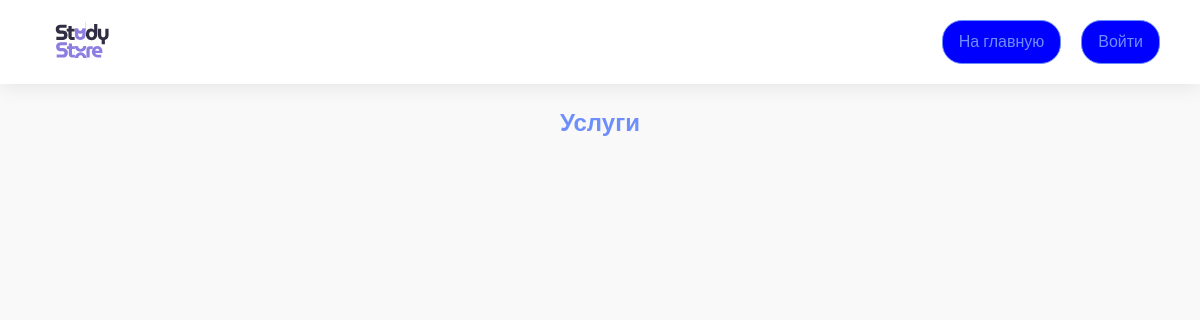
The app's page /, older data.
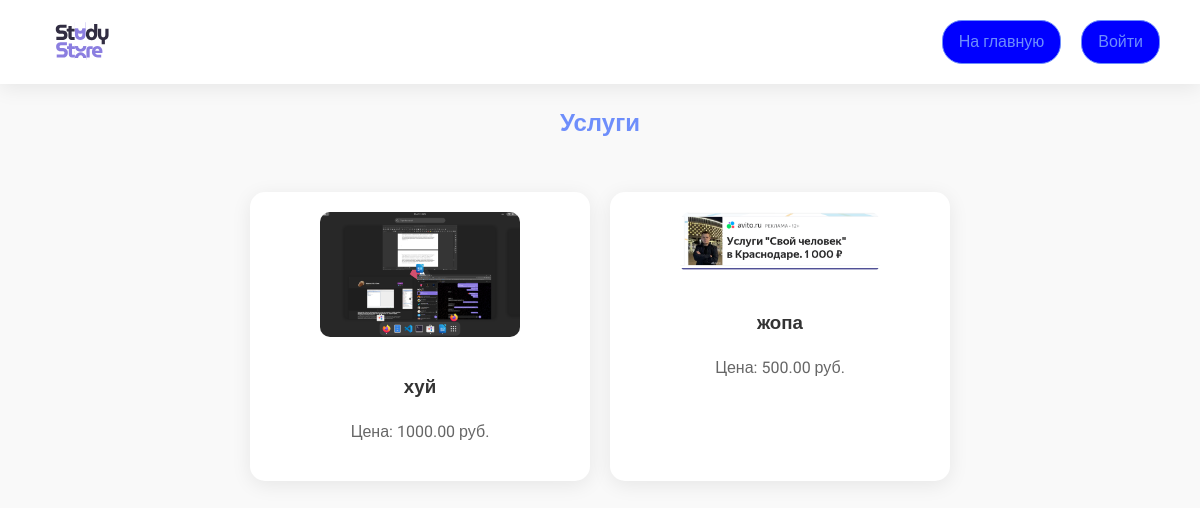
The same page, newer data.
### app/models.py (models this page shows)
class Service(models.Model):
    author = models.ForeignKey(User, on_delete=models.CASCADE)
    title = models.CharField(max_length=200)
    description = models.TextField()
    price = models.DecimalField(max_digits=10, decimal_places=2)
    image = models.ImageField(upload_to='services/')
    created_at = models.DateTimeField(auto_now_add=True)

### app/views.py (the view)
# urls.py: Function vie    path('', views.index, name='home'),
def index(request):
    services = Service.objects.all().order_by('-created_at')
    return render(request, 'index.html', {'services': services})

### app/templates/index.html (shortened to what this page needs)
{% load static %}
<!DOCTYPE html>
<html lang="ru">
<head>
    <link rel="stylesheet" href="{% static 'css/index.css' %}">
</head>
<body>
    <header class="profile-header">
        <img src="{% static 'images/logotype.svg' %}" alt="Study Size" class="logo">
        <div class="header-actions">
            <a href="/" class="home-link">На главную</a>
            {% if user.is_authenticated %}
                <a href="/profile/" class="home-link">Профиль</a>
                {% if user.profile.role == 'executor' %}
                    <a href="/create-service/" class="home-link">Создать услугу</a>
                {% endif %}
                <a href="/logout/" class="logout-btn">Выйти</a>
            {% else %}
                <a href="/login/" class="logout-btn">Войти</a>
            {% endif %}
        </div>
    </header>
    <main>
        <section class="services-section">
            <h1>Услуги</h1>
            <div class="services-container">
                {% for service in services %}
                    <div class="service">
                        <a href="/service/{{ service.id }}/">
                            <img src="{{ service.image.url }}" alt="{{ service.title }}" width="200">
                            <h3>{{ service.title }}</h3>
                            <p>Цена: {{ service.price }} руб.</p>
                        </a>
                    </div>
                {% endfor %}
            </div>
        </section>
    </main>
</body>
</html>

### app/static/css/index.css (style rules this page uses)
:root { --primary-color: #6e8efb; --secondary-color: #a777e3; --text-color: #333; --light-bg: #f9f9f9; --card-bg: #ffffff; --shadow: 0 4px 20px rgba(0, 0, 0, 0.08); }
body { font-family: 'Roboto', sans-serif; background-color: var(--light-bg); color: var(--text-color); line-height: 1.6; margin: 0; padding: 0; }
.profile-header { display: flex; justify-content: space-between; align-items: center; padding: 20px 40px; background: white; box-shadow: var(--shadow); position: relative; z-index: 10; }
.logo { height: 40px; transition: transform 0.3s ease; }
.header-actions { display: flex; gap: 20px; }
.home-link, .logout-btn { color: var(--primary-color); text-decoration: none; padding: 8px 16px; border-radius: 20px; transition: all 0.3s ease; background: blue; border: 1px solid var(--primary-color); }
h1 { color: var(--primary-color); text-align: center; margin-top: 20px; }
p { text-align: center; }
a { color: var(--primary-color); text-decoration: none; transition: color 0.3s ease; }
.services-container { display: flex; flex-wrap: wrap; justify-content: center; padding: 20px; }
.service { background: var(--card-bg); border-radius: 15px; padding: 20px; margin: 10px; box-shadow: var(--shadow); width: 300px; text-align: center; transition: transform 0.3s ease; }
.service img { max-width: 100%; height: auto; border-radius: 10px; margin-bottom: 10px; }
.service h3 { color: var(--text-color); margin-bottom: 10px; }
.service p { color: #666; }

Row changes from the older to the newer data that the page shows:
added Service: image (picture), title "хуй", price "1000.00"
added Service: image (picture), title "жопа", price "500.00"
